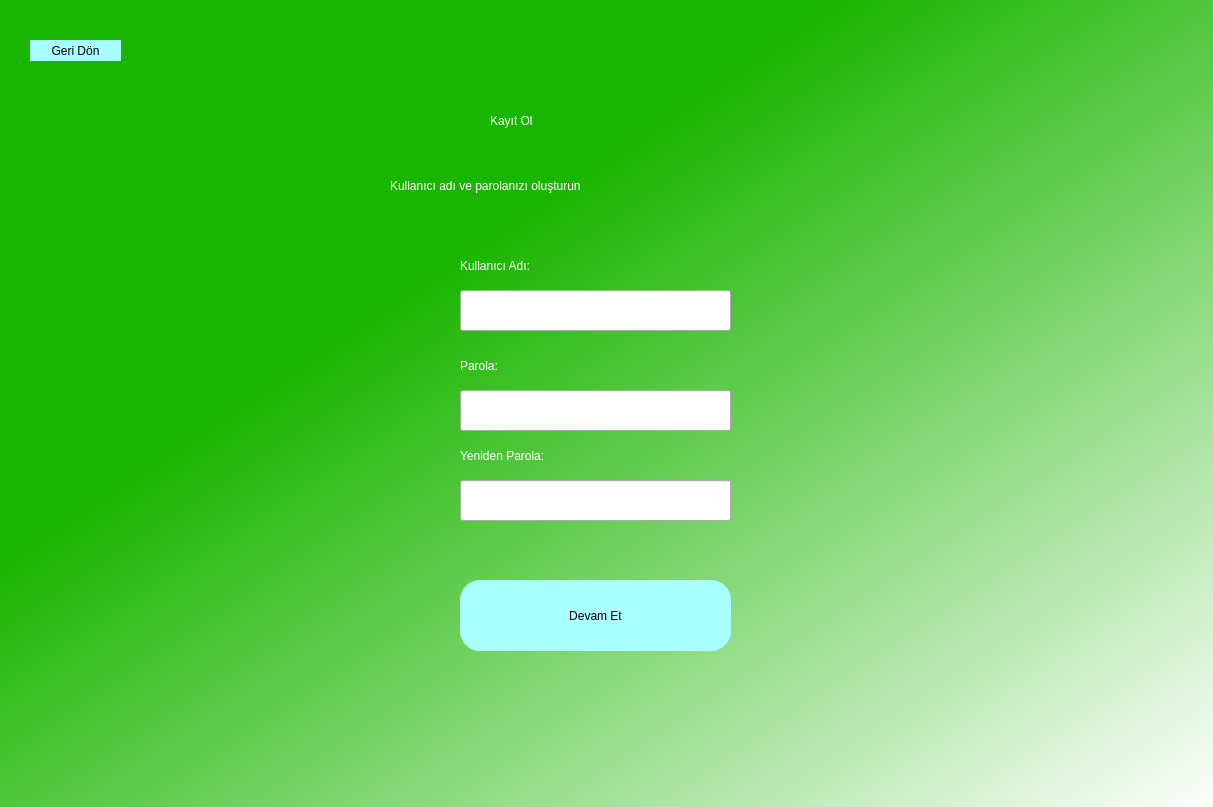
<?xml version="1.0" encoding="UTF-8"?>
<ui version="4.0">
 <class>Form</class>
 <widget class="QWidget" name="Form">
  <property name="geometry">
   <rect>
    <x>0</x>
    <y>0</y>
    <width>1213</width>
    <height>807</height>
   </rect>
  </property>
  <property name="windowTitle">
   <string>Form</string>
  </property>
  <widget class="QWidget" name="widget" native="true">
   <property name="geometry">
    <rect>
     <x>0</x>
     <y>-10</y>
     <width>1221</width>
     <height>821</height>
    </rect>
   </property>
   <property name="styleSheet">
    <string notr="true">QWidget#widget{
background-color: qlineargradient(spread:pad, x1:0, y1:0, x2:1, y2:1, stop:0.348259 rgba(26, 181, 0, 255), stop:1 rgba(255, 255, 255, 255));}</string>
   </property>
   <widget class="QLabel" name="label">
    <property name="geometry">
     <rect>
      <x>490</x>
      <y>60</y>
      <width>361</width>
      <height>141</height>
     </rect>
    </property>
    <property name="styleSheet">
     <string notr="true">font: 36pt &quot;MS Shell Dlg 2&quot;;color: rgb(255, 255, 255);
</string>
    </property>
    <property name="text">
     <string>Kayıt Ol</string>
    </property>
   </widget>
   <widget class="QLabel" name="label_2">
    <property name="geometry">
     <rect>
      <x>390</x>
      <y>180</y>
      <width>431</width>
      <height>31</height>
     </rect>
    </property>
    <property name="styleSheet">
     <string notr="true">font: 16pt &quot;MS Shell Dlg 2&quot;;
color: white;</string>
    </property>
    <property name="text">
     <string>Kullanıcı adı ve parolanızı oluşturun</string>
    </property>
   </widget>
   <widget class="QPushButton" name="continueReg">
    <property name="geometry">
     <rect>
      <x>460</x>
      <y>590</y>
      <width>271</width>
      <height>71</height>
     </rect>
    </property>
    <property name="styleSheet">
     <string notr="true">border-radius: 20px;
background-color: rgb(170,255,255);
font: 16pt &quot;MS Shell Dlg 2&quot;;</string>
    </property>
    <property name="text">
     <string>Devam Et</string>
    </property>
   </widget>
   <widget class="QLineEdit" name="username">
    <property name="geometry">
     <rect>
      <x>460</x>
      <y>300</y>
      <width>271</width>
      <height>41</height>
     </rect>
    </property>
   </widget>
   <widget class="QLineEdit" name="password">
    <property name="geometry">
     <rect>
      <x>460</x>
      <y>400</y>
      <width>271</width>
      <height>41</height>
     </rect>
    </property>
   </widget>
   <widget class="QLabel" name="label_3">
    <property name="geometry">
     <rect>
      <x>460</x>
      <y>260</y>
      <width>111</width>
      <height>31</height>
     </rect>
    </property>
    <property name="styleSheet">
     <string notr="true">color: rgb(255, 255, 255);
font: 10pt &quot;MS Shell Dlg 2&quot;;</string>
    </property>
    <property name="text">
     <string>Kullanıcı Adı:</string>
    </property>
   </widget>
   <widget class="QLabel" name="label_4">
    <property name="geometry">
     <rect>
      <x>460</x>
      <y>360</y>
      <width>111</width>
      <height>31</height>
     </rect>
    </property>
    <property name="styleSheet">
     <string notr="true">font: 10pt &quot;MS Shell Dlg 2&quot;;
color: white;</string>
    </property>
    <property name="text">
     <string>Parola:</string>
    </property>
   </widget>
   <widget class="QLabel" name="error">
    <property name="geometry">
     <rect>
      <x>460</x>
      <y>550</y>
      <width>271</width>
      <height>21</height>
     </rect>
    </property>
    <property name="styleSheet">
     <string notr="true">font: 10pt &quot;MS Shell Dlg 2&quot;;
color: red;</string>
    </property>
    <property name="text">
     <string/>
    </property>
   </widget>
   <widget class="QLineEdit" name="password_2">
    <property name="geometry">
     <rect>
      <x>460</x>
      <y>490</y>
      <width>271</width>
      <height>41</height>
     </rect>
    </property>
   </widget>
   <widget class="QLabel" name="label_5">
    <property name="geometry">
     <rect>
      <x>460</x>
      <y>450</y>
      <width>111</width>
      <height>31</height>
     </rect>
    </property>
    <property name="styleSheet">
     <string notr="true">font: 10pt &quot;MS Shell Dlg 2&quot;;
color: white;</string>
    </property>
    <property name="text">
     <string>Yeniden Parola:</string>
    </property>
   </widget>
   <widget class="QPushButton" name="turnback">
    <property name="geometry">
     <rect>
      <x>30</x>
      <y>50</y>
      <width>91</width>
      <height>21</height>
     </rect>
    </property>
    <property name="styleSheet">
     <string notr="true">border-radius: 20px;
font: 8pt &quot;MS Shell Dlg 2&quot;;
background-color: rgb(170,255,255);</string>
    </property>
    <property name="text">
     <string>Geri Dön</string>
    </property>
   </widget>
  </widget>
 </widget>
 <resources/>
 <connections/>
</ui>
